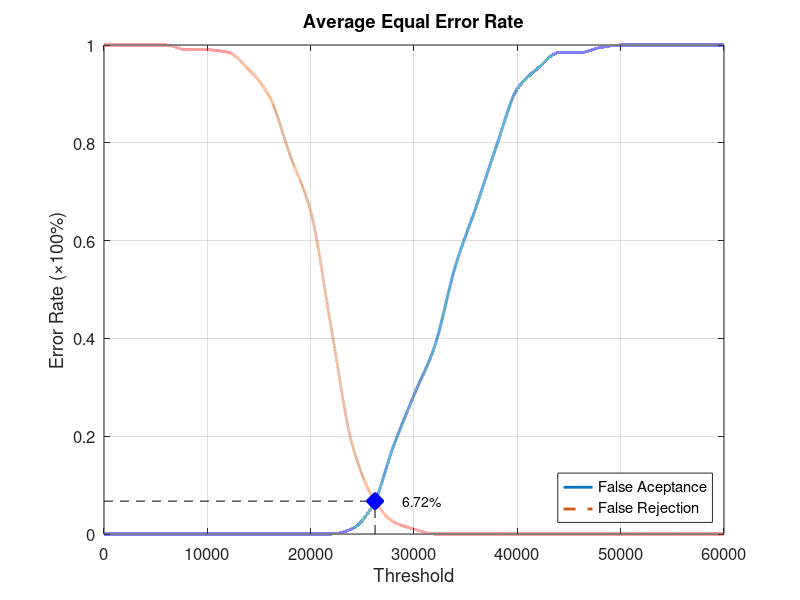
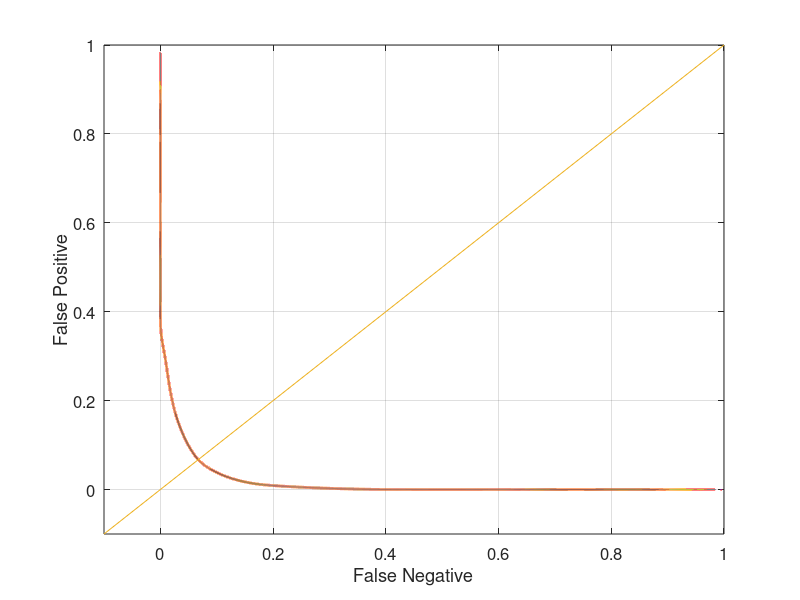

Write MATLAB code to recreate these figures, in order.
function yEER = Database1_3
close all;
clear;
clc;
x = 0:2000:60000;
xq = 0:0.5:60000;

y0 = [0 0 0 0 0 0 0 0 0 0 0 0 0.0105263 0.0578947 0.178947 0.284211 0.384211 0.547368 0.668421 0.794737 0.910526 0.952632 0.984211 0.984211 0.994737 1 1 1 1 1 1];
yy0 = interp1(x, y0, xq, 'pchip');
y1 = [1 1 1 1 0.99 0.99 0.985 0.95 0.895 0.775 0.66 0.42 0.185 0.075 0.025 0.01 0 0 0 0 0 0 0 0 0 0 0 0 0 0 0];
yy1 = interp1(x, y1, xq, 'pchip');

% Calculating EER: 
y2 = abs(y0 - y1);
find(y2 == min(y2))
yy2 = abs(yy0 - yy1);
xEER = find(yy2 == min(yy2));
xEERIndex = xq(xEER) % X-axis EER
yEER = yy0(xEER) % Y-axis EER

main = figure
plot(xq, yy0,'-','LineWidth', 2);	hold on
plot(xq, yy1,'--','LineWidth', 2);	hold on
plot([xEERIndex xEERIndex], [0 yEER], 'k--');	hold on
plot([0 xEERIndex], [yEER yEER], 'k--');	hold on
plot(xEERIndex, yEER, 'bx', 'LineWidth', 10);	hold on
text(xEERIndex + 10 * xEERIndex / 100, yEER, [num2str(round((10000 * yEER)) / 100) '%'])
legend('False Aceptance', 'False Rejection', 'Location', 'SouthEast')
xlabel('Threshold')
ylabel('Error Rate (\times100%)')
title('Average Equal Error Rate')
set(gca, 'FontSize', 12)
axis([0 60000 0 1])
grid on

print(main, 'Database1_3Main', '-dpng');
FNRxFPR = figure('Color', [1 1 1]);
plot(yy1, yy0, '-', yy1, yy0, 'LineWidth', 2);
hold on
y = -0.1:0.1:1
plot(y, y); 
set(gca, 'FontSize', 12)
xlabel('False Negative')
ylabel('False Positive')
axis([-0.1 1 -0.1 1])
set(gca, 'FontSize', 12)
grid on

print(FNRxFPR, 'Database1_3FNRxFPR','-dpng');
end
